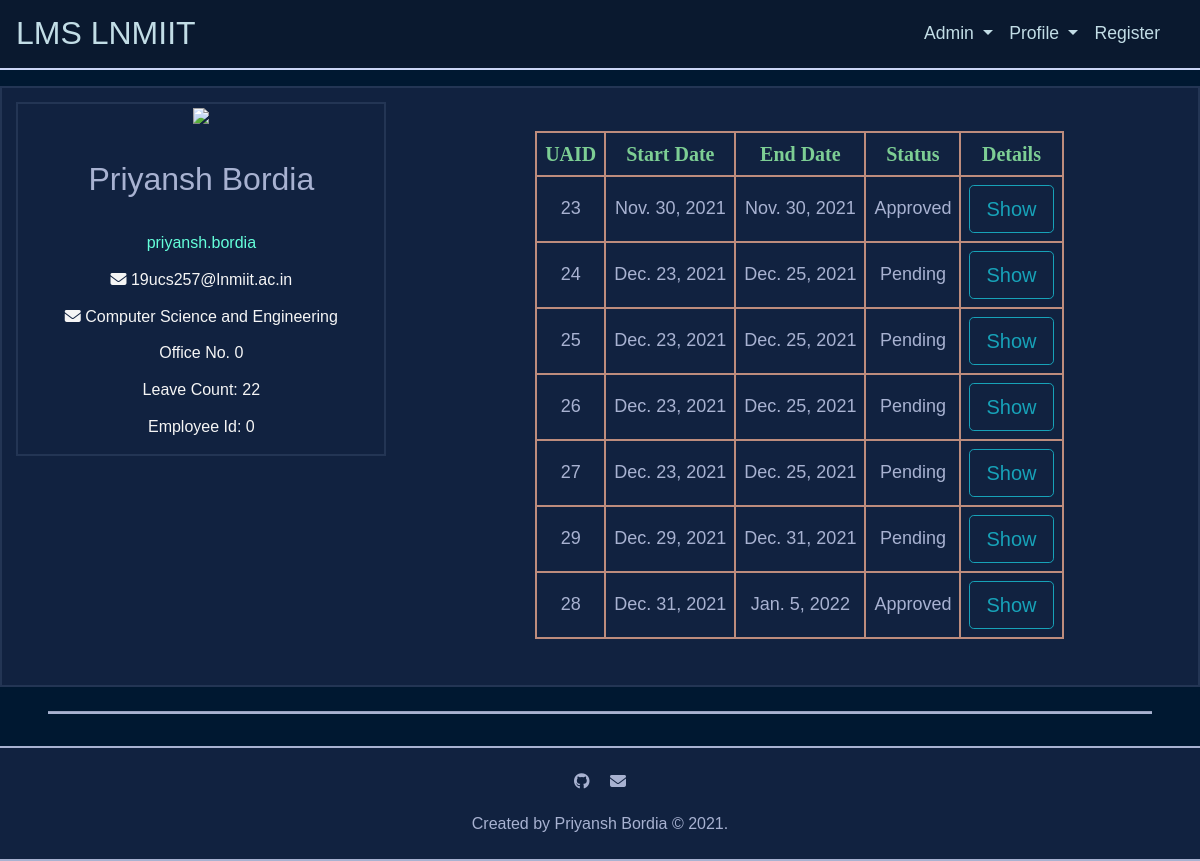
Before: /person/ (signed in) with the older database file.
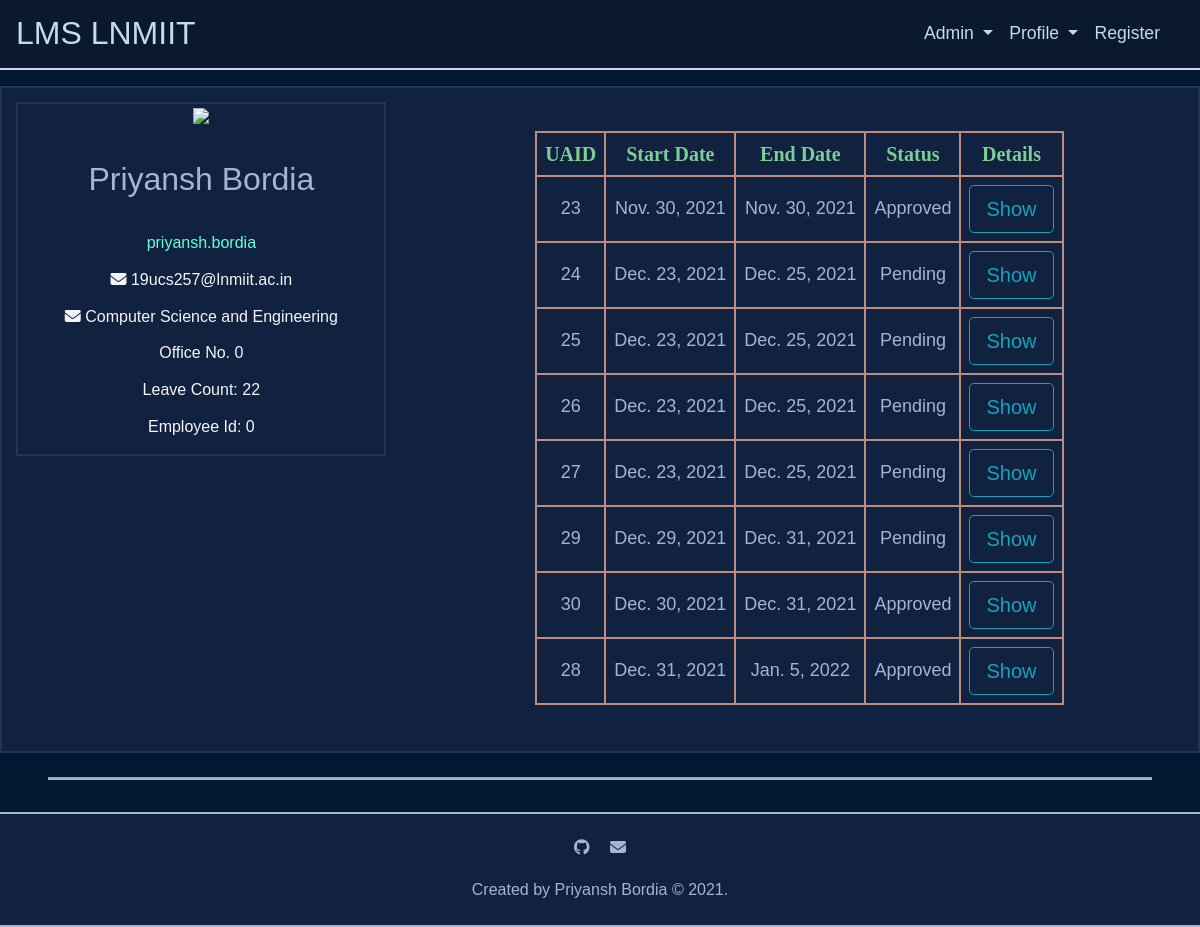
After: the same page with the newer database file.
### leave/models.py (models this page shows, shortened)
class Application(models.Model):
	PENDING = 'P'
	APPROVED = 'A'
	REJECTED = 'R'
	APPLICATION_STATUS = (
		('P', 'Pending'),
		('A', 'Approved'),
		('R', 'Rejected'),
	)
	person = models.ForeignKey(Person, on_delete=models.CASCADE, related_name='applicant', default=1)
	status = models.CharField(max_length=1, choices=APPLICATION_STATUS, default='P')
	start_date = models.DateField(blank=False, null=False)
	end_date = models.DateField(blank=False, null=False)
	hasClasses = models.BooleanField(blank=False, null=False, default=False)
	rescheduled_date = models.DateField(blank=True, null=True)
	up_next = models.ForeignKey(Person, on_delete=models.CASCADE, related_name='up_next', default=1)
	comments = models.TextField(blank=True, null=False)
	updated_at = models.DateTimeField(auto_now=True)
	created_at = models.DateTimeField(auto_now_add=True)
	class Meta:
		ordering = ['start_date', 'end_date']

### leave/views.py (the view)
# urls.py: path('person/', views.person, name='person'),
@login_required
@require_http_methods(["GET"])
def person(request):
	try:
		person = Person.objects.get(user_id=request.user.id)
		applications = Application.objects.filter(person=person)
		return render(request, 'leave/person.html', context={'person': person, 'applications': applications})
	except Person.DoesNotExist:
		return render(request, 'leave/error.html', context={})

### leave/templates/leave/person.html (shortened to what this page needs)
{% extends "leave/base.html" %}
{% block head %}
	{% load static %}
	{% load bootstrap4 %}
	{% load fontawesome_5 %}
	{% load humanizelib %}
{% endblock %}
{% block body %}
	<div class="person">
		<div class="row">
			<div class="col-md-4">
				<div class="person__grid">
					<img src="https://img.icons8.com/bubbles/200/000000/iphone-spinner.png" />
					<p class="person__grid__name">{{ person.first_name }} {{ person.last_name }}</p>
					<p class="person__grid__username">{{ request.user.username }} </p>
					<p class="person__grid__email"><i class="fas fa-envelope"></i> {{ person.email }} </p>
					<span>
						<p class="person__grid__department"><i class="fas fa-envelope"></i> {{ person.get_department_display }} </p>
						<p class="person__grid__office_no">Office No.</i> {{ person.office_no }} </p>
					</span>
					<p class="person__grid__leave_count">Leave Count: </i> {{ person.leave_count }}</p>
					<p class="person__grid__faculty_id">Employee Id: </i> {{ person.faculty_id }} </p>
				</div>
			</div>
			<div class="col-md-8">
				{% if applications|length > 0 %}
					<div class="person__grid__application">
						<table class="center">
							<thead>
								<tr>
									<th>UAID</th>
									<th>Start Date</th>
									<th>End Date</th>
									<th>Status</th>
									<th>Details</th>
							</thead>
							<tbody>
								{% for application in applications %}
									<tr>
										<td>{{ application.id }}</td>
										<td>{{ application.start_date }}</td>
										<td>{{ application.end_date }}</td>
										<td>{{ application.get_status_display }}</td>
										<td><a class="form-control form-control-lg btn btn-outline-info btn-lg " href="{% url 'application' application.id %}" role="button">Show</a></td>
									</tr>
								{% endfor %}
							</tbody>
						</table>
					</div>
				{% endif %}
			</div>
		</div>
	</div>
{% endblock %}

Changed rows visible on the page:
added Application: id "30", start_date "Dec. 30, 2021", end_date "Dec. 31, 2021", status "Approved"
